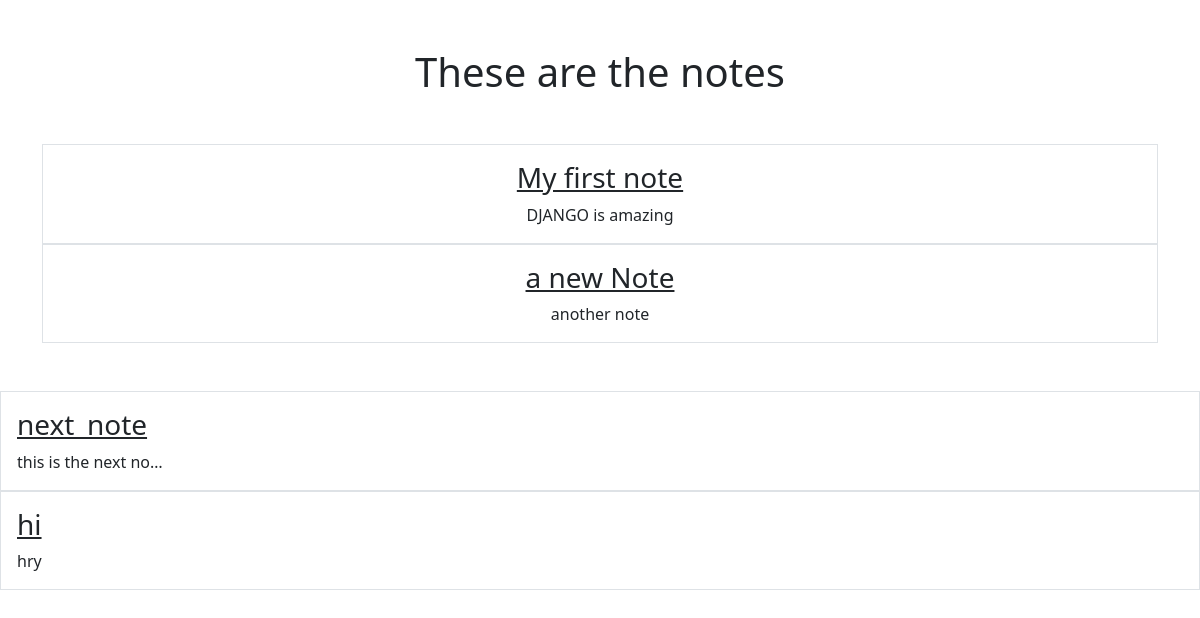
/smart/notes, run on an earlier commit of the app's database.
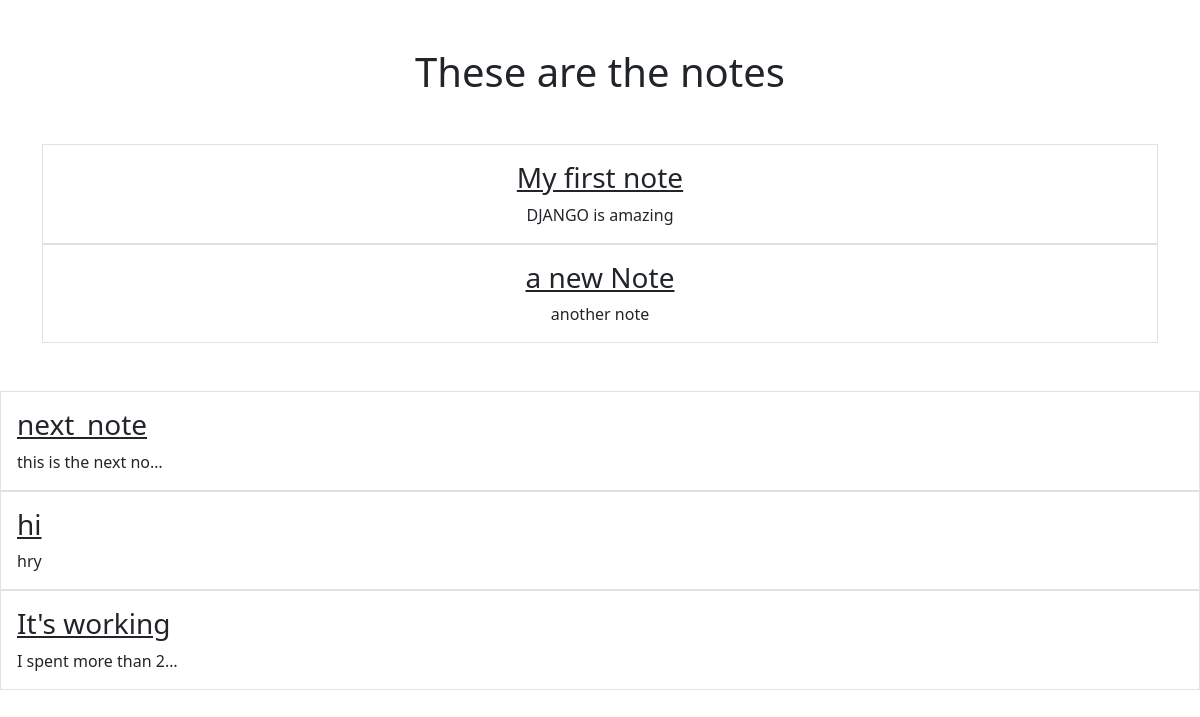
And on a later commit of the database.
### notes/models.py (models this page shows)
class Notes(models.Model):
    tittle = models.CharField(max_length=200)
    text = models.TextField()
    created = models.DateTimeField(auto_now_add = True)

### notes/views.py (the view)
# urls.py: path('notes', views.NotesListView.as_view(), name="notes.list"),
class NotesListView(ListView): #end point create
    model = Notes
    context_object_name = 'notes'
    template_name = "notes/notes_list.html" # don't need if we follow the proper name for the class

### notes/templates/notes/notes_list.html
{% extends "base.html" %}
{% block content %}
<h1 class="my-5">These are the notes</h1>
    <div class="row row-cols3 g-2">
        {% for note in notes %}
        <div class="col">
            <div class="p-3 border">
                <a href="{% url 'notes.detail' pk=note.id %}" class="text-dark text-decoration-non">
                    <h3>{{note.tittle}}</h3>
                </a>
                {{note.text|truncatechars:20}}
            </div>
        </div>
    </div>
       {% endfor %}
{% endblock %}

### static/templates/base.html (shortened to what this page needs)
{% load static %}
<html>
    <head>
        <link href="https://cdn.jsdelivr.net/npm/bootstrap@5.3.2/dist/css/bootstrap.min.css" rel="stylesheet">
    </head>
    <body>
        <div class="my-5 text-center container">
        {% block content %}
        {% endblock %}
    </body>
</html>

What changed in the data, as far as the page shows it:
added Notes: tittle "It's working", text "I spent more than 2…"
